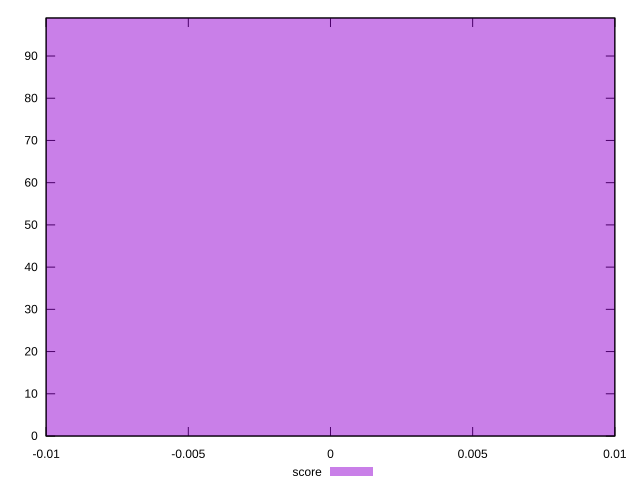

Write the gnuplot code that produced this figure.
reset

$score <<EOF
0 99
EOF

set key outside below
set boxwidth 0.1
set xrange [-0.01:0.01]
set yrange [0:99]
set trange [0:99]
set style fill transparent solid 0.5 noborder
set terminal svg size 640, 490 enhanced background rgb 'white'
set output "reports/report_00030_2021-02-24T20-42-31.540Z/unsized-images/samples/card/score/histogram.svg"

plot $score title "score" with boxes

reset
